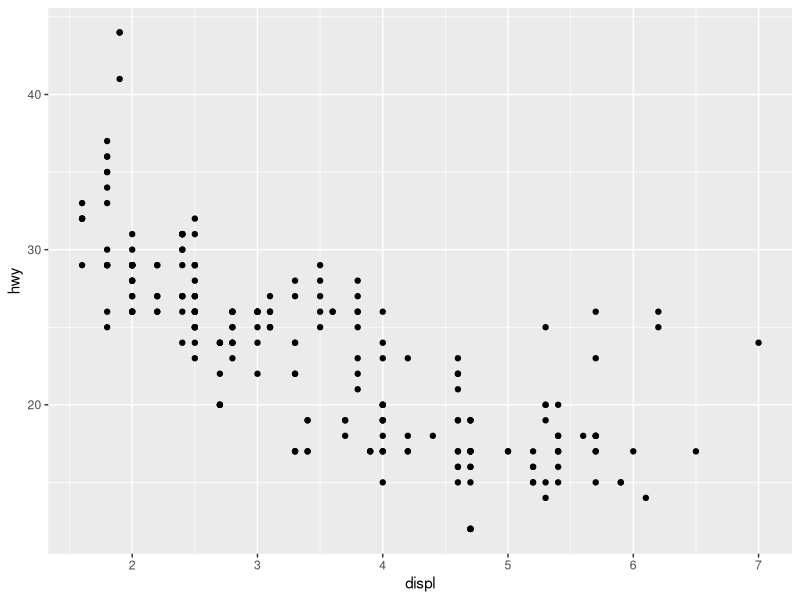
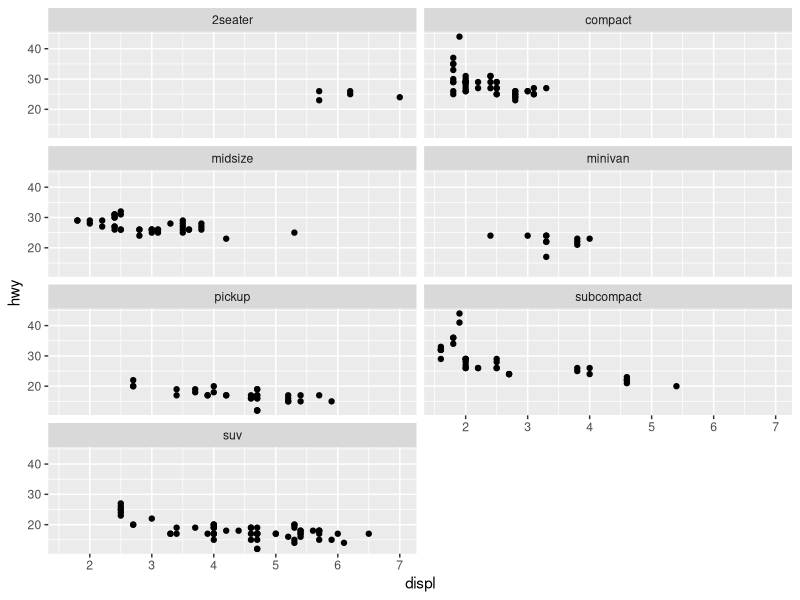
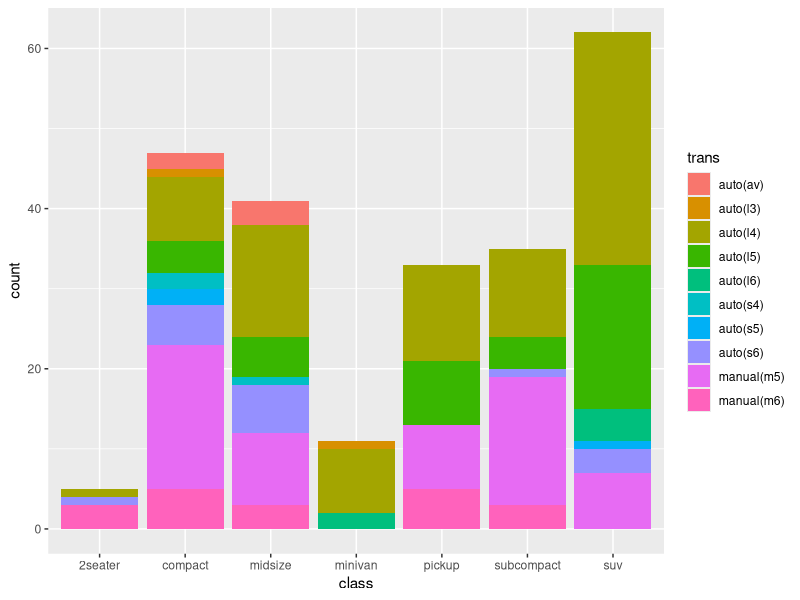
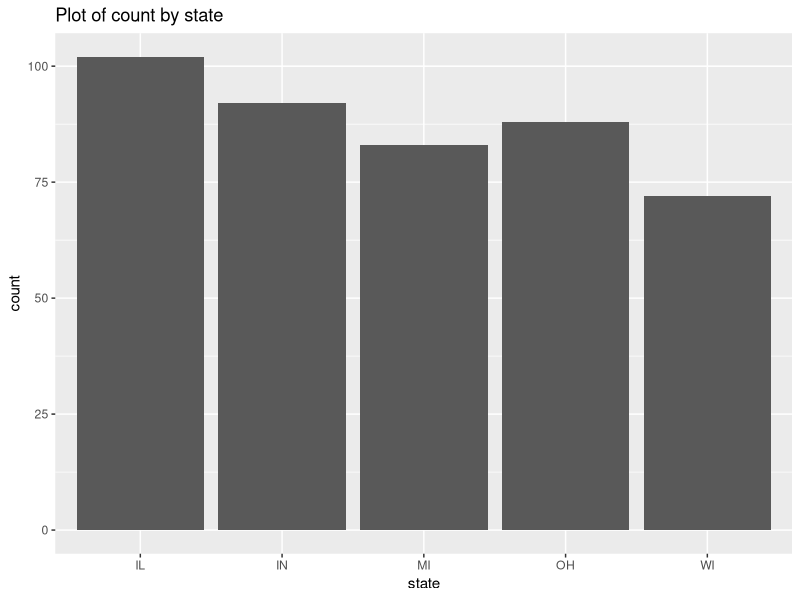

Generate these figures, in order, with R:
## ---- chunk 1
knitr::opts_chunk$set(echo = TRUE, error = TRUE, eval = TRUE)
## ---- chunk 2
if (!require('ggplot2')) install.packages('0'); library('ggplot2') 
## ---- chunk 3
scores <- c(82.0, 31.2, 98.2, 19.4, 72.6)
## ---- chunk 4
scores <- c(min)
## ---- chunk 5
generation <- c(4^2)
print(generation)
## ---- chunk 6
nine <- sqrt(81)
print(nine)
## ---- chunk 7
piano <- "mozart"
## ---- chunk 8
# 1: Data
# 2: Geom
# 3: Mapping

## ---- chunk 9
View(presidential)
## ---- chunk 10
matrix(1:12, byrow = FALSE, nrow = 4)
## ---- chunk 11
mpg_plot <- ggplot(data = mpg, aes(x= displ, y = hwy))
## ---- chunk 12
mpg_plot +
  geom_point()
## ---- chunk 13
mpg_plot +
  geom_point() +
  facet_wrap(~ class, nrow = 4)
## ---- chunk 14
dim(presidential)
## ---- chunk 15
unique(presidential$party)
## ---- chunk 16
ggplot(data = mpg, aes(x = class, fill = trans)) +
  geom_bar()
## ---- chunk 17
midwest_plot <- ggplot(data = midwest, aes(x = state))
## ---- chunk 18
midwest_plot +
  geom_bar() +
  ggtitle("Plot of count by state") +
  xlab("state") +
  ylab("count")
## ---- chunk 19
colnames(diamonds)[7]
## ---- chunk 20
dim(midwest)
## ---- chunk 21
# 1: summary(mpg)
# 2: str(mpg)
